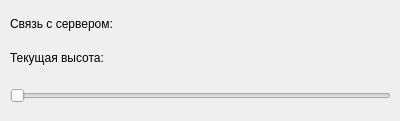
<?xml version="1.0" encoding="UTF-8"?>
<ui version="4.0">
 <class>Widget</class>
 <widget class="QWidget" name="Widget">
  <property name="geometry">
   <rect>
    <x>0</x>
    <y>0</y>
    <width>400</width>
    <height>121</height>
   </rect>
  </property>
  <property name="windowTitle">
   <string>Widget</string>
  </property>
  <widget class="QWidget" name="verticalLayoutWidget">
   <property name="geometry">
    <rect>
     <x>10</x>
     <y>10</y>
     <width>191</width>
     <height>61</height>
    </rect>
   </property>
   <layout class="QVBoxLayout" name="verticalLayout">
    <item>
     <widget class="QLabel" name="label">
      <property name="text">
       <string>Связь с сервером:</string>
      </property>
     </widget>
    </item>
    <item>
     <widget class="QLabel" name="label_2">
      <property name="text">
       <string>Текущая высота:</string>
      </property>
     </widget>
    </item>
   </layout>
  </widget>
  <widget class="QWidget" name="verticalLayoutWidget_2">
   <property name="geometry">
    <rect>
     <x>10</x>
     <y>80</y>
     <width>381</width>
     <height>31</height>
    </rect>
   </property>
   <layout class="QVBoxLayout" name="verticalLayout_2">
    <item>
     <widget class="QSlider" name="horizontalSlider">
      <property name="orientation">
       <enum>Qt::Horizontal</enum>
      </property>
     </widget>
    </item>
   </layout>
  </widget>
 </widget>
 <resources/>
 <connections/>
</ui>
